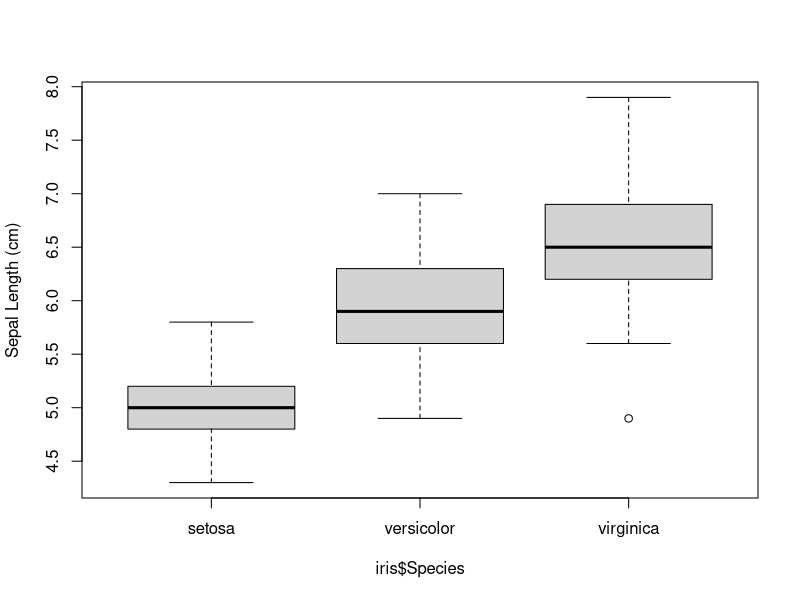
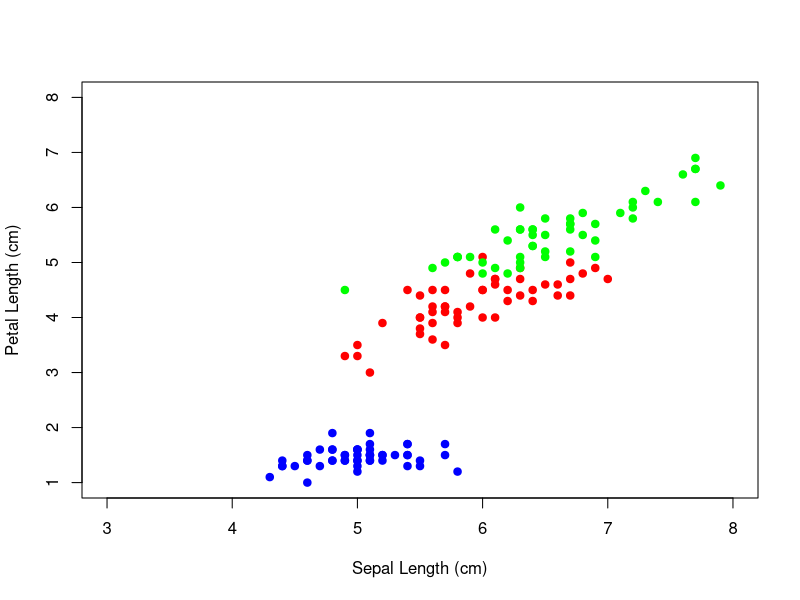

Generate these figures, in order, with R:
## ---- chunk 1
library(knitr)
opts_chunk$set(fig.align="center", fig.height=4, fig.width=4)
## ---- chunk 2
head(iris)
## ---- chunk 3
t.test(iris$Sepal.Length[iris$Species=='setosa'], iris$Sepal.Length[iris$Species=='virginica'])
## ---- chunk 4
boxplot(iris$Sepal.Length ~ iris$Species, ylab="Sepal Length (cm)")
## ---- chunk 5
setosa <- iris[iris$Species=='setosa',]
versicolor <- iris[iris$Species=='versicolor',]
virginica <- iris[iris$Species=='virginica',]
plot(setosa$Sepal.Length, setosa$Petal.Length, pch=19, col='blue', xlim=c(3,8), ylim=c(1,8), xlab = "Sepal Length (cm)", ylab = "Petal Length (cm)")
points(versicolor$Sepal.Length, versicolor$Petal.Length, pch=19, col='red')
points(virginica$Sepal.Length, virginica$Petal.Length, pch=19, col='green')
